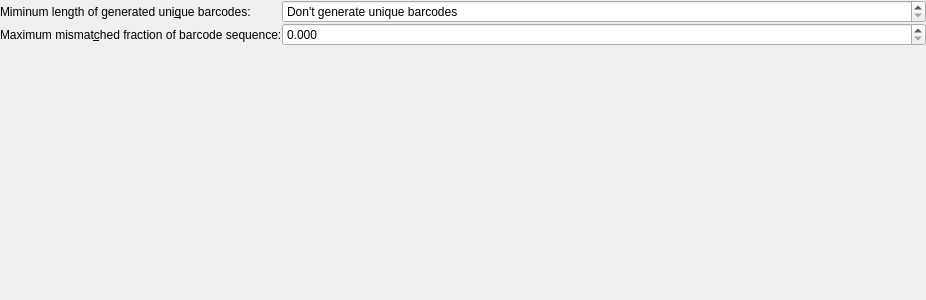
<?xml version="1.0" encoding="UTF-8"?>
<ui version="4.0">
 <class>Form</class>
 <widget class="QWidget" name="Form">
  <property name="geometry">
   <rect>
    <x>0</x>
    <y>0</y>
    <width>926</width>
    <height>300</height>
   </rect>
  </property>
  <property name="windowTitle">
   <string>Form</string>
  </property>
  <layout class="QFormLayout" name="formLayout">
   <property name="horizontalSpacing">
    <number>0</number>
   </property>
   <property name="verticalSpacing">
    <number>0</number>
   </property>
   <property name="leftMargin">
    <number>0</number>
   </property>
   <property name="topMargin">
    <number>0</number>
   </property>
   <property name="rightMargin">
    <number>0</number>
   </property>
   <property name="bottomMargin">
    <number>0</number>
   </property>
   <item row="1" column="0">
    <widget class="QLabel" name="label_2">
     <property name="text">
      <string>Miminum length of generated uni&amp;que barcodes:</string>
     </property>
     <property name="buddy">
      <cstring>barcodeLength</cstring>
     </property>
    </widget>
   </item>
   <item row="2" column="0">
    <widget class="QLabel" name="label_3">
     <property name="text">
      <string>Maximum mismat&amp;ched fraction of barcode sequence:</string>
     </property>
     <property name="buddy">
      <cstring>barcodeMismatches</cstring>
     </property>
    </widget>
   </item>
   <item row="1" column="1">
    <widget class="QSpinBox" name="barcodeLength">
     <property name="sizePolicy">
      <sizepolicy hsizetype="MinimumExpanding" vsizetype="Fixed">
       <horstretch>0</horstretch>
       <verstretch>0</verstretch>
      </sizepolicy>
     </property>
     <property name="specialValueText">
      <string>Don't generate unique barcodes</string>
     </property>
     <property name="suffix">
      <string> base(s)</string>
     </property>
    </widget>
   </item>
   <item row="2" column="1">
    <widget class="QDoubleSpinBox" name="barcodeMismatches">
     <property name="sizePolicy">
      <sizepolicy hsizetype="MinimumExpanding" vsizetype="Fixed">
       <horstretch>0</horstretch>
       <verstretch>0</verstretch>
      </sizepolicy>
     </property>
     <property name="decimals">
      <number>3</number>
     </property>
     <property name="maximum">
      <double>0.500000000000000</double>
     </property>
     <property name="singleStep">
      <double>0.050000000000000</double>
     </property>
    </widget>
   </item>
  </layout>
 </widget>
 <resources/>
 <connections/>
</ui>
